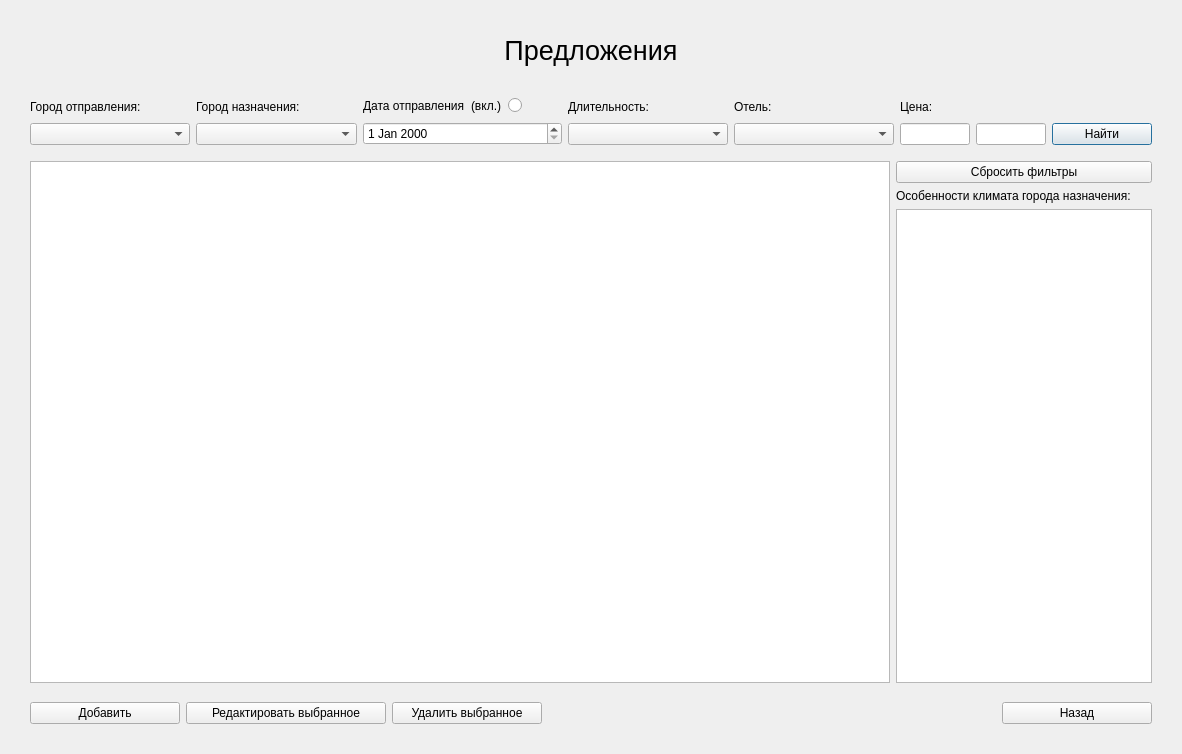
<?xml version="1.0" encoding="UTF-8"?>
<ui version="4.0">
 <class>TicketsListWindow</class>
 <widget class="QDialog" name="TicketsListWindow">
  <property name="geometry">
   <rect>
    <x>0</x>
    <y>0</y>
    <width>1182</width>
    <height>754</height>
   </rect>
  </property>
  <property name="windowTitle">
   <string>Dialog</string>
  </property>
  <layout class="QVBoxLayout" name="verticalLayout_3">
   <property name="leftMargin">
    <number>30</number>
   </property>
   <property name="topMargin">
    <number>10</number>
   </property>
   <property name="rightMargin">
    <number>30</number>
   </property>
   <property name="bottomMargin">
    <number>30</number>
   </property>
   <item>
    <widget class="QLabel" name="label">
     <property name="minimumSize">
      <size>
       <width>0</width>
       <height>80</height>
      </size>
     </property>
     <property name="font">
      <font>
       <pointsize>20</pointsize>
      </font>
     </property>
     <property name="text">
      <string>Предложения</string>
     </property>
     <property name="alignment">
      <set>Qt::AlignCenter</set>
     </property>
     <property name="margin">
      <number>10</number>
     </property>
    </widget>
   </item>
   <item>
    <layout class="QHBoxLayout" name="horizontalLayout_2">
     <item>
      <layout class="QVBoxLayout" name="verticalLayout_7">
       <item>
        <widget class="QLabel" name="label_6">
         <property name="text">
          <string>Город отправления:</string>
         </property>
        </widget>
       </item>
       <item>
        <widget class="QComboBox" name="departureCityBox"/>
       </item>
      </layout>
     </item>
     <item>
      <layout class="QVBoxLayout" name="verticalLayout_8">
       <item>
        <widget class="QLabel" name="label_9">
         <property name="text">
          <string>Город назначения:</string>
         </property>
        </widget>
       </item>
       <item>
        <widget class="QComboBox" name="destinationCityBox"/>
       </item>
      </layout>
     </item>
     <item>
      <layout class="QHBoxLayout" name="horizontalLayout_4">
       <item>
        <layout class="QVBoxLayout" name="verticalLayout_4">
         <item>
          <layout class="QHBoxLayout" name="horizontalLayout_7">
           <item>
            <widget class="QLabel" name="label_5">
             <property name="text">
              <string>Дата отправления</string>
             </property>
            </widget>
           </item>
           <item>
            <layout class="QHBoxLayout" name="horizontalLayout_5">
             <item>
              <widget class="QLabel" name="label_4">
               <property name="sizePolicy">
                <sizepolicy hsizetype="Fixed" vsizetype="Preferred">
                 <horstretch>0</horstretch>
                 <verstretch>0</verstretch>
                </sizepolicy>
               </property>
               <property name="text">
                <string>(вкл.)</string>
               </property>
              </widget>
             </item>
             <item>
              <widget class="QRadioButton" name="dateSwitch">
               <property name="sizePolicy">
                <sizepolicy hsizetype="Fixed" vsizetype="Fixed">
                 <horstretch>0</horstretch>
                 <verstretch>0</verstretch>
                </sizepolicy>
               </property>
               <property name="text">
                <string/>
               </property>
              </widget>
             </item>
            </layout>
           </item>
           <item>
            <spacer name="horizontalSpacer_2">
             <property name="orientation">
              <enum>Qt::Horizontal</enum>
             </property>
             <property name="sizeType">
              <enum>QSizePolicy::Preferred</enum>
             </property>
             <property name="sizeHint" stdset="0">
              <size>
               <width>40</width>
               <height>20</height>
              </size>
             </property>
            </spacer>
           </item>
          </layout>
         </item>
         <item>
          <widget class="QDateEdit" name="departureDateEdit"/>
         </item>
        </layout>
       </item>
      </layout>
     </item>
     <item>
      <layout class="QVBoxLayout" name="verticalLayout_10">
       <item>
        <widget class="QLabel" name="label_11">
         <property name="text">
          <string>Длительность:</string>
         </property>
        </widget>
       </item>
       <item>
        <widget class="QComboBox" name="durationBox"/>
       </item>
      </layout>
     </item>
     <item>
      <layout class="QVBoxLayout" name="verticalLayout_11">
       <item>
        <widget class="QLabel" name="label_12">
         <property name="text">
          <string>Отель:</string>
         </property>
        </widget>
       </item>
       <item>
        <widget class="QComboBox" name="hotelBox"/>
       </item>
      </layout>
     </item>
     <item>
      <layout class="QVBoxLayout" name="verticalLayout_2">
       <item>
        <widget class="QLabel" name="label_2">
         <property name="text">
          <string>Цена:</string>
         </property>
        </widget>
       </item>
       <item>
        <layout class="QHBoxLayout" name="horizontalLayout">
         <item>
          <widget class="QLineEdit" name="priceEditLower">
           <property name="sizePolicy">
            <sizepolicy hsizetype="Preferred" vsizetype="Fixed">
             <horstretch>0</horstretch>
             <verstretch>0</verstretch>
            </sizepolicy>
           </property>
           <property name="maximumSize">
            <size>
             <width>70</width>
             <height>16777215</height>
            </size>
           </property>
          </widget>
         </item>
         <item>
          <widget class="QLineEdit" name="priceEditUpper">
           <property name="sizePolicy">
            <sizepolicy hsizetype="Preferred" vsizetype="Fixed">
             <horstretch>0</horstretch>
             <verstretch>0</verstretch>
            </sizepolicy>
           </property>
           <property name="maximumSize">
            <size>
             <width>70</width>
             <height>16777215</height>
            </size>
           </property>
          </widget>
         </item>
        </layout>
       </item>
      </layout>
     </item>
     <item>
      <layout class="QVBoxLayout" name="verticalLayout">
       <item>
        <widget class="QLabel" name="label_3">
         <property name="text">
          <string/>
         </property>
        </widget>
       </item>
       <item>
        <widget class="QPushButton" name="findButton">
         <property name="sizePolicy">
          <sizepolicy hsizetype="Ignored" vsizetype="Fixed">
           <horstretch>0</horstretch>
           <verstretch>0</verstretch>
          </sizepolicy>
         </property>
         <property name="maximumSize">
          <size>
           <width>100</width>
           <height>16777215</height>
          </size>
         </property>
         <property name="text">
          <string>Найти</string>
         </property>
         <property name="shortcut">
          <string>Return</string>
         </property>
        </widget>
       </item>
      </layout>
     </item>
    </layout>
   </item>
   <item>
    <spacer name="verticalSpacer_2">
     <property name="orientation">
      <enum>Qt::Vertical</enum>
     </property>
     <property name="sizeType">
      <enum>QSizePolicy::Fixed</enum>
     </property>
     <property name="sizeHint" stdset="0">
      <size>
       <width>20</width>
       <height>10</height>
      </size>
     </property>
    </spacer>
   </item>
   <item>
    <layout class="QHBoxLayout" name="horizontalLayout_6">
     <item>
      <widget class="QTableView" name="ticketView">
       <property name="sizePolicy">
        <sizepolicy hsizetype="Expanding" vsizetype="Expanding">
         <horstretch>1</horstretch>
         <verstretch>0</verstretch>
        </sizepolicy>
       </property>
       <property name="minimumSize">
        <size>
         <width>700</width>
         <height>0</height>
        </size>
       </property>
       <attribute name="horizontalHeaderStretchLastSection">
        <bool>true</bool>
       </attribute>
      </widget>
     </item>
     <item>
      <layout class="QVBoxLayout" name="verticalLayout_12">
       <item>
        <widget class="QPushButton" name="resetFiltersButton">
         <property name="text">
          <string>Сбросить фильтры</string>
         </property>
        </widget>
       </item>
       <item>
        <widget class="QLabel" name="label_13">
         <property name="text">
          <string>Особенности климата города назначения:</string>
         </property>
        </widget>
       </item>
       <item>
        <widget class="QTextEdit" name="climateEdit">
         <property name="readOnly">
          <bool>true</bool>
         </property>
         <property name="html">
          <string>&lt;!DOCTYPE HTML PUBLIC &quot;-//W3C//DTD HTML 4.0//EN&quot; &quot;http://www.w3.org/TR/REC-html40/strict.dtd&quot;&gt;
&lt;html&gt;&lt;head&gt;&lt;meta name=&quot;qrichtext&quot; content=&quot;1&quot; /&gt;&lt;meta charset=&quot;utf-8&quot; /&gt;&lt;style type=&quot;text/css&quot;&gt;
p, li { white-space: pre-wrap; }
hr { height: 1px; border-width: 0; }
li.unchecked::marker { content: &quot;\2610&quot;; }
li.checked::marker { content: &quot;\2612&quot;; }
&lt;/style&gt;&lt;/head&gt;&lt;body style=&quot; font-family:'Segoe UI'; font-size:9pt; font-weight:400; font-style:normal;&quot;&gt;
&lt;p style=&quot;-qt-paragraph-type:empty; margin-top:0px; margin-bottom:0px; margin-left:0px; margin-right:0px; -qt-block-indent:0; text-indent:0px;&quot;&gt;&lt;br /&gt;&lt;/p&gt;&lt;/body&gt;&lt;/html&gt;</string>
         </property>
        </widget>
       </item>
      </layout>
     </item>
    </layout>
   </item>
   <item>
    <spacer name="verticalSpacer">
     <property name="orientation">
      <enum>Qt::Vertical</enum>
     </property>
     <property name="sizeType">
      <enum>QSizePolicy::Fixed</enum>
     </property>
     <property name="sizeHint" stdset="0">
      <size>
       <width>17</width>
       <height>13</height>
      </size>
     </property>
    </spacer>
   </item>
   <item>
    <layout class="QHBoxLayout" name="horizontalLayout_3">
     <item>
      <widget class="QPushButton" name="addTicketButton">
       <property name="minimumSize">
        <size>
         <width>150</width>
         <height>0</height>
        </size>
       </property>
       <property name="text">
        <string>Добавить</string>
       </property>
      </widget>
     </item>
     <item>
      <widget class="QPushButton" name="editTicketButton">
       <property name="minimumSize">
        <size>
         <width>200</width>
         <height>0</height>
        </size>
       </property>
       <property name="text">
        <string>Редактировать выбранное</string>
       </property>
      </widget>
     </item>
     <item>
      <widget class="QPushButton" name="deleteTicketButton">
       <property name="minimumSize">
        <size>
         <width>150</width>
         <height>0</height>
        </size>
       </property>
       <property name="text">
        <string>Удалить выбранное</string>
       </property>
      </widget>
     </item>
     <item>
      <spacer name="horizontalSpacer">
       <property name="orientation">
        <enum>Qt::Horizontal</enum>
       </property>
       <property name="sizeHint" stdset="0">
        <size>
         <width>40</width>
         <height>20</height>
        </size>
       </property>
      </spacer>
     </item>
     <item>
      <widget class="QPushButton" name="backButton">
       <property name="minimumSize">
        <size>
         <width>150</width>
         <height>0</height>
        </size>
       </property>
       <property name="text">
        <string>Назад</string>
       </property>
      </widget>
     </item>
    </layout>
   </item>
  </layout>
 </widget>
 <resources/>
 <connections/>
</ui>
